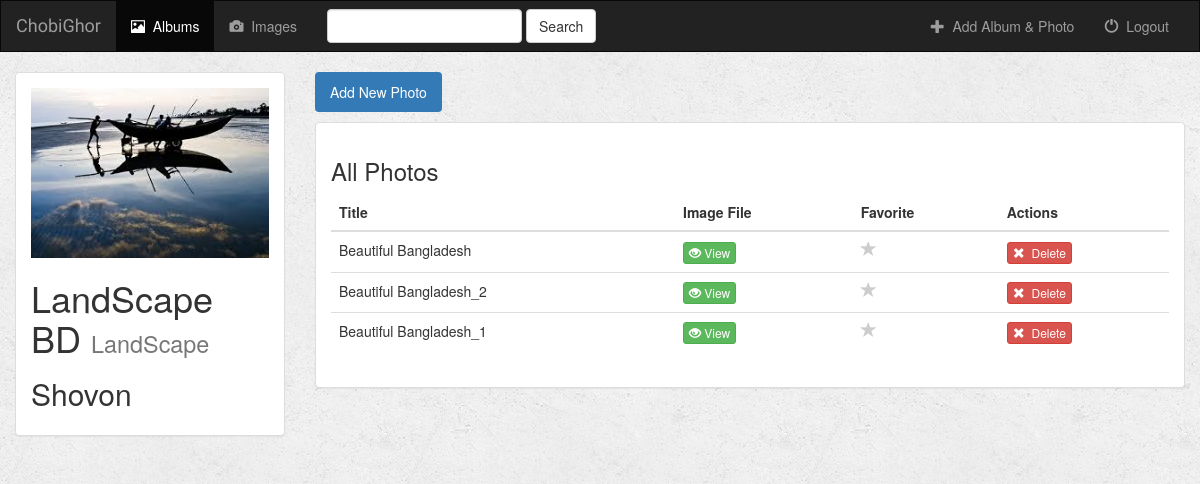
The page /photo/6/ (signed in) on the database its author committed.
### photo/models.py (models this page shows, shortened)
class Album(models.Model):
    user = models.ForeignKey(User, null=True, on_delete=models.CASCADE)
    artist = models.CharField(max_length=250)
    album_title = models.CharField(max_length=500)
    genre = models.CharField(max_length=100)
    album_logo = models.FileField()
    is_favorite = models.BooleanField(default=False)
    def __str__(self):
        return self.album_title + ' - ' + self.artist

class Image(models.Model):
    album = models.ForeignKey(Album, on_delete=models.CASCADE)
    image_title = models.CharField(max_length=250)
    image_file = models.FileField(default='')
    is_favorite = models.BooleanField(default=False)

### photo/views.py (the view)
# urls.py: url(r'^(?P<album_id>[0-9]+)/$', views.detail, name='detail'),
def detail(request, album_id):
    if not request.user.is_authenticated:
        return render(request, 'photo/login.html')
    else:
        user = request.user
        album = get_object_or_404(Album, pk=album_id)
        return render(request, 'photo/detail.html', {'album': album, 'user': user})

### photo/templates/photo/detail.html (shortened to what this page needs)
{% extends 'photo/base.html' %}
{% block albums_active %}active{% endblock %}
{% block body %}
<div class="container-fluid images-container">
    <div class="row">
        <div class="col-sm-4 col-md-3">
            <div class="panel panel-default">
                <div class="panel-body">
                    <a href="{% url 'photo:detail' album.id %}">
                        {% if album.album_logo %}
                            <img src="{{ album.album_logo.url }}" class="img-responsive">
                        {% else %}
                            <h3>No photo to display</h3>
                        {% endif %}
                    </a>
                    <h1>{{ album.album_title }} <small>{{ album.genre }}</small></h1>
                    <h2>{{ album.artist }}</h2>
                </div>
            </div>
        </div>
        <div class="col-sm-8 col-md-9">
            <ul class="nav nav-pills" style="margin-bottom: 10px;">
                <li role="presentation"class="active"><a href="{% url 'photo:create_image' album.id %}">Add New Photo</a></li>
            </ul>
            <div class="panel panel-default">
                <div class="panel-body">
                    <h3>All Photos</h3>
                    <table class="table">
                        <thead>
                        <tr>
                            <th>Title</th>
                            <th>Image File</th>
                            <th>Favorite</th>
                            <th>Actions</th>
                        </tr>
                        </thead>
                        <tbody>
                        {% for image in album.image_set.all %}
                            <tr>
                                <td>{{ image.image_title }}</td>
                                <td>
                                    <a target="_blank" href="{{ image.image_file.url }}">
                                        <button type="button" class="btn btn-success btn-xs">
                                            <span class="glyphicon glyphicon-eye-open"></span>&nbsp;View
                                        </button>
                                    </a>
                                </td>
                                <td>
                                    <a href="{% url 'photo:favorite' image.id %}" class="btn-favorite"><span class="glyphicon glyphicon-star {% if image.is_favorite %}active{% endif %}"></span></a>
                                </td>
                                <td>
                                    <form action="{% url 'photo:delete_image' album.id image.id %}" method="post" style="display: inline;">
                                        <button type="submit" class="btn btn-danger btn-xs">
                                            <span class="glyphicon glyphicon-remove"></span>&nbsp; Delete
                                        </button>
                                    </form>
                                </td>
                            </tr>
                        {% endfor %}
                        </tbody>
                    </table>
                </div>
            </div>
        </div>
    </div>
</div>
{% endblock %}

### photo/static/photo/style.css (style rules this page uses)
body { background: white url("images/background.png"); }
.glyphicon-star { color: #CCCCCC; font-size: 16px; }

### rows shown on the page
Album: album_logo (picture), album_title "LandScape BD", genre "LandScape", artist "Shovon"
Image: image_title "Beautiful Bangladesh", is_favorite False (drawn)
Image: image_title "Beautiful Bangladesh_2", is_favorite False (drawn)
Image: image_title "Beautiful Bangladesh_1", is_favorite False (drawn)
